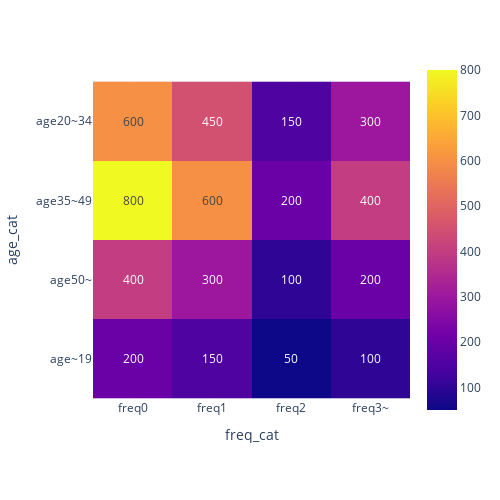

Notebook cell for this chart:
### Code cell
fig = px.imshow(
    customer_pivot_df,
    x=customer_pivot_df.columns,
    y=customer_pivot_df.index,
    text_auto=True,
)
fig.update_layout(width=500, height=500)
fig.show()

### Figure 1 — Plotly figure (JSON) as saved in the notebook; plotly's stock layout.template omitted (floating-point values rounded to 4 significant figures)
{"data": [{"coloraxis": "coloraxis", "hovertemplate": "freq_cat: %{x}<br>age_cat: %{y}<br>color: %{z}<extra></extra>", "name": "0", "texttemplate": "%{z}", "type": "heatmap", "x": ["freq0", "freq1", "freq2", "freq3~"], "xaxis": "x", "y": ["age20~34", "age35~49", "age50~", "age~19"], "yaxis": "y", "z": [[600, 450, 150, 300], [800, 600, 200, 400], [400, 300, 100, 200], [200, 150, 50, 100]]}], "layout": {"coloraxis": {"colorscale": [[0, "#0d0887"], [0.1111, "#46039f"], [0.2222, "#7201a8"], [0.3333, "#9c179e"], [0.4444, "#bd3786"], [0.5556, "#d8576b"], [0.6667, "#ed7953"], [0.7778, "#fb9f3a"], [0.8889, "#fdca26"], [1, "#f0f921"]]}, "height": 500, "margin": {"t": 60}, "width": 500, "xaxis": {"anchor": "y", "constrain": "domain", "domain": [0, 1], "scaleanchor": "y", "title": {"text": "freq_cat"}}, "yaxis": {"anchor": "x", "autorange": "reversed", "constrain": "domain", "domain": [0, 1], "title": {"text": "age_cat"}}}}
